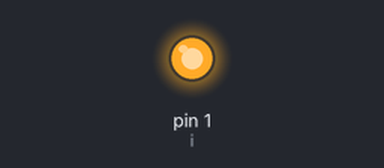
Recording of a sketch running on a simulated Arduino Uno, built with avr-gcc and run on an emulated ATmega328P. Shown: output pins drawn as LEDs (lit = HIGH).

Above: at 5.0 s.
At 12.5 s:
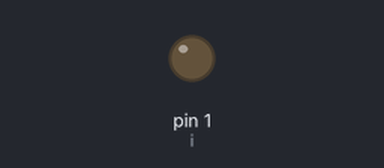
Timing chart, 0 to 19.5 s (numbered marks = the images above):
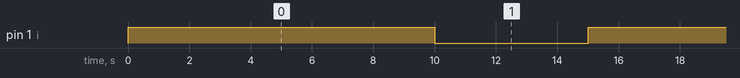

Measured:
- by itself, pin 1 (i): alternates HIGH for 10.0 s and LOW for 5.0 s

The sketch:

a1_ardunio_led_on_off0825153420.ino
```cpp
int i=1;
void setup() {
  // put your setup code here, to run once:
pinMode(i,OUTPUT);
}

void loop() {
  digitalWrite(i,HIGH);
  delay(10000);
  digitalWrite(i,LOW);
  delay(5000);

  // put your main code here, to run repeatedly:
}
```
